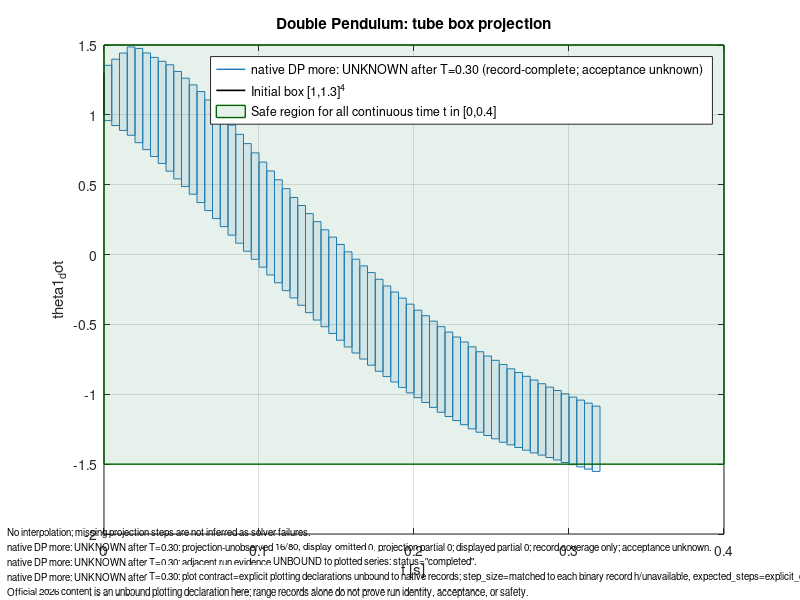

Source code (MATLAB):
% Generated by torch_tm_flowpipe.flowpipe_plot
% Axis-aligned box projection; this is not a Flow* octagon.
% Missing observer steps are not interpolated.
figure('Color','w'); hold on; box on; grid on;
h_1 = plot(nan, nan, '-', 'Color', [0.1216 0.4667 0.7059], 'LineWidth', 1.0);
boxes_1_complete = [
  0 0.0050000000000000001 0.95874608694759955 1.3546085100714458;
  0.0050000000000000001 0.01 0.92347459275731381 1.3985591961097741;
  0.01 0.014999999999999999 0.88853315645816644 1.4423574774236902;
  0.014999999999999999 0.02 0.85385533708189243 1.4862091487512852;
  0.02 0.025000000000000001 0.80083318448033525 1.4754418793663255;
  0.025000000000000001 0.029999999999999999 0.75119422159499738 1.4433133655282027;
  0.029999999999999999 0.035000000000000003 0.70170831263705091 1.4111590481836067;
  0.035000000000000003 0.040000000000000001 0.65235489250846612 1.3833048720220311;
  0.040000000000000001 0.044999999999999998 0.5967795817039071 1.3586105800713408;
  0.044999999999999998 0.050000000000000003 0.54182082823834321 1.310656939566146;
  0.050000000000000003 0.055 0.48693349480702675 1.2626812684835007;
  0.055 0.059999999999999998 0.43206507496969987 1.2146957437413111;
  0.059999999999999998 0.065000000000000002 0.37218861407658727 1.1667139368161377;
  0.065000000000000002 0.070000000000000007 0.31475390727335872 1.1069580769833047;
  0.070000000000000007 0.074999999999999997 0.25734520828864837 1.0471059661860365;
  0.074999999999999997 0.080000000000000002 0.19995884963384061 0.98715812652036716;
  0.080000000000000002 0.085000000000000006 0.13906330031841704 0.9271285695078384;
  0.085000000000000006 0.089999999999999997 0.081491925276074587 0.86076242504498934;
  0.089999999999999997 0.095000000000000001 0.023895354290127915 0.79427487413454412;
  0.095000000000000001 0.10000000000000001 -0.033735650451618332 0.72806066521924462;
  0.10000000000000001 0.105 -0.090001264983803411 0.66186665702972691;
  0.105 0.11 -0.14594798542698015 0.59850701741756274;
  0.11 0.115 -0.20200487059490849 0.53520761185734922;
  0.115 0.12 -0.25813840741801625 0.47212375372204474;
  0.12 0.125 -0.31030808841895868 0.40898515037612188;
  0.125 0.13 -0.36295933240244921 0.35111837681844149;
  0.13 0.13500000000000001 -0.41574638979633727 0.29324313565619531;
  0.13500000000000001 0.14000000000000001 -0.46862826730696217 0.23540203292555559;
  0.14000000000000001 0.14499999999999999 -0.51631403977384438 0.17753983271191062;
  0.14499999999999999 0.14999999999999999 -0.56460261739590623 0.12488478702430253;
  0.14999999999999999 0.155 -0.61306254000590776 0.072219484882427548;
  0.155 0.16 -0.66164302133564346 0.019563497387223659;
  0.16 0.16500000000000001 -0.70430713159658009 -0.033109183749286376;
  0.16500000000000001 0.17000000000000001 -0.74786780298871569 -0.081023619185025916;
  0.17000000000000001 0.17500000000000002 -0.79156991489279127 -0.12894073976014145;
  0.17500000000000002 0.17999999999999999 -0.83540974437654136 -0.17675512592778539;
  0.17999999999999999 0.185 -0.87312118708541331 -0.2245810251672897;
  0.185 0.19 -0.91184509464747276 -0.2680482804381451;
  0.19 0.19500000000000001 -0.95071175285311726 -0.31152255640752075;
  0.19500000000000001 0.20000000000000001 -0.9897249201155579 -0.35481348783030164;
  0.20000000000000001 0.20500000000000002 -1.0241480443961768 -0.39810100328068249;
  0.20500000000000002 0.20999999999999999 -1.0588999214596928 -0.43738105595654475;
  0.20999999999999999 0.215 -1.0937894438279561 -0.47667383445414413;
  0.215 0.22 -1.128826287836117 -0.51573858594263;
  0.22 0.22500000000000001 -1.1590306056475694 -0.55476680210434148;
  0.22500000000000001 0.23000000000000001 -1.1882761596091131 -0.59007134394508232;
  0.23000000000000001 0.23500000000000001 -1.2176523195687265 -0.62539871779615153;
  0.23500000000000001 0.23999999999999999 -1.2472918710093708 -0.66048709072339562;
  0.23999999999999999 0.245 -1.2714282618355965 -0.69552705054617325;
  0.245 0.25 -1.2950523921267119 -0.7261346946613827;
  0.25 0.255 -1.3188053551353864 -0.75676729798677578;
  0.255 0.26000000000000001 -1.3431876747548102 -0.78716775239256676;
  0.26000000000000001 0.26500000000000001 -1.3616769684138066 -0.81750550135537747;
  0.26500000000000001 0.27000000000000002 -1.3806767444890038 -0.84431230895885334;
  0.27000000000000002 0.27500000000000002 -1.4000047429828311 -0.87115299514493594;
  0.27500000000000002 0.28000000000000003 -1.4197144972695468 -0.89779985680974239;
  0.28000000000000003 0.28500000000000003 -1.4351841121098876 -0.92435176310542388;
  0.28500000000000003 0.28999999999999998 -1.4525684403312933 -0.94850533823910987;
  0.28999999999999998 0.29499999999999998 -1.4702652584173568 -0.97270337233974513;
  0.29499999999999998 0.29999999999999999 -1.4881522439996342 -0.99655578492211017;
  0.29999999999999999 0.30499999999999999 -1.5037083197362251 -1.0199947050732943;
  0.30499999999999999 0.31 -1.5196219958839055 -1.0416287818548582;
  0.31 0.315 -1.5356548944266872 -1.0633071422610754;
  0.315 0.32000000000000001 -1.5520091804828138 -1.0847233578289366;
];
for i = 1:size(boxes_1_complete,1)
  b = boxes_1_complete(i,:);
  if b(1) == b(2) && b(3) == b(4)
    plot(b(1), b(3), '.', 'Color', [0.1216 0.4667 0.7059], 'MarkerSize', 8);
  elseif b(1) == b(2) || b(3) == b(4)
    plot([b(1) b(2)], [b(3) b(4)], '-', 'Color', [0.1216 0.4667 0.7059], 'LineWidth', 0.8);
  else
    patch([b(1) b(2) b(2) b(1)], [b(3) b(3) b(4) b(4)], [0.1216 0.4667 0.7059], 'FaceAlpha', 0.10, 'EdgeColor', [0.1216 0.4667 0.7059], 'LineStyle', '-', 'LineWidth', 0.35);
  end
end
boxes_1_partial = [
];
for i = 1:size(boxes_1_partial,1)
  b = boxes_1_partial(i,:);
  if b(1) == b(2) && b(3) == b(4)
    plot(b(1), b(3), 'o', 'Color', [0.1216 0.4667 0.7059], 'MarkerSize', 4);
  elseif b(1) == b(2) || b(3) == b(4)
    plot([b(1) b(2)], [b(3) b(4)], '--', 'Color', [0.1216 0.4667 0.7059], 'LineWidth', 0.8);
  else
    patch([b(1) b(2) b(2) b(1)], [b(3) b(3) b(4) b(4)], [0.1216 0.4667 0.7059], 'FaceAlpha', 0.02, 'EdgeColor', [0.1216 0.4667 0.7059], 'LineStyle', '--', 'LineWidth', 0.35);
  end
end
initial_box = [0 0 1 1.3];
if initial_box(1) == initial_box(2) && initial_box(3) == initial_box(4)
  h_initial = plot(initial_box(1), initial_box(3), 'ko', 'MarkerSize', 4);
elseif initial_box(1) == initial_box(2) || initial_box(3) == initial_box(4)
  h_initial = plot([initial_box(1) initial_box(2)], [initial_box(3) initial_box(4)], 'k-', 'LineWidth', 1.2);
else
  h_initial = patch([initial_box(1) initial_box(2) initial_box(2) initial_box(1)], [initial_box(3) initial_box(3) initial_box(4) initial_box(4)], 'w', 'FaceColor', 'none', 'EdgeColor', 'k', 'LineWidth', 1.2);
end
region_1 = [0 0.40000000000000002 -1.5 1.5];
if region_1(1) == region_1(2) && region_1(3) == region_1(4)
  h_region_1 = plot(region_1(1), region_1(3), 'o', 'Color', [0.0000 0.3922 0.0000], 'MarkerSize', 5);
elseif region_1(1) == region_1(2) || region_1(3) == region_1(4)
  h_region_1 = plot([region_1(1) region_1(2)], [region_1(3) region_1(4)], '-', 'Color', [0.0000 0.3922 0.0000], 'LineWidth', 2);
else
  h_region_1 = patch([region_1(1) region_1(2) region_1(2) region_1(1)], [region_1(3) region_1(3) region_1(4) region_1(4)], [0.1804 0.5451 0.3412], 'FaceAlpha', 0.12, 'EdgeColor', [0.0000 0.3922 0.0000], 'LineStyle', '-', 'LineWidth', 1.0);
end
xlabel('t [s]');
ylabel('theta1_dot');
title('Double Pendulum: tube box projection');
legend([h_1 h_initial h_region_1], {'native DP more: UNKNOWN after T=0.30 (record-complete; acceptance unknown)', 'Initial box [1,1.3]^4', 'Safe region for all continuous time t in [0,0.4]'}, 'Location', 'best');
annotation('textbox', [0.01 0.005 0.98 0.140], 'String', {'No interpolation; missing projection steps are not inferred as solver failures.'; 'native DP more: UNKNOWN after T=0.30: projection-unobserved 16/80, display-omitted 0, projection partial 0; displayed partial 0; record coverage only; acceptance unknown.'; 'native DP more: UNKNOWN after T=0.30: adjacent run evidence UNBOUND to plotted series: status="completed".'; 'native DP more: UNKNOWN after T=0.30: plot contract=explicit plotting declarations unbound to native records; step_size=matched to each binary record h/unavailable, expected_steps=explicit_cli_unverified/unavailable, lane_count=explicit_cli_unverified/unavailable.'; 'Official 2026 content is an unbound plotting declaration here; range records alone do not prove run identity, acceptance, or safety.'}, 'EdgeColor', 'none', 'FontSize', 7, 'Interpreter', 'none', 'FitBoxToText', 'on');
% Use exportgraphics(gcf, 'plot.pdf', 'ContentType', 'vector') if desired.
